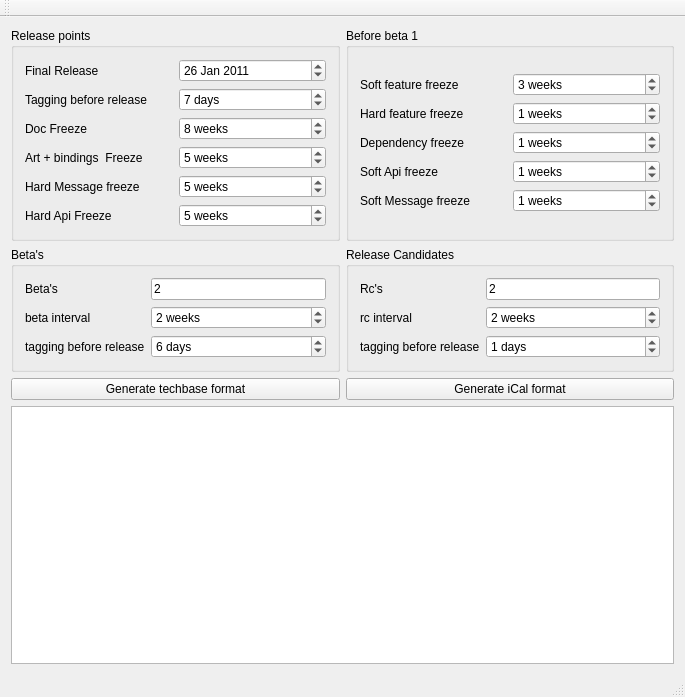
<?xml version="1.0" encoding="UTF-8"?>
<ui version="4.0">
 <class>MainClass</class>
 <widget class="QMainWindow" name="MainClass">
  <property name="geometry">
   <rect>
    <x>0</x>
    <y>0</y>
    <width>685</width>
    <height>697</height>
   </rect>
  </property>
  <property name="windowTitle">
   <string>MainClass</string>
  </property>
  <widget class="QWidget" name="centralWidget">
   <layout class="QVBoxLayout" name="verticalLayout_2">
    <item>
     <layout class="QHBoxLayout" name="horizontalLayout_5">
      <item>
       <widget class="QGroupBox" name="groupBox_4">
        <property name="title">
         <string>Release points</string>
        </property>
        <layout class="QGridLayout" name="gridLayout_4">
         <item row="0" column="0">
          <widget class="QLabel" name="releasedateLabel">
           <property name="text">
            <string>Final Release</string>
           </property>
          </widget>
         </item>
         <item row="0" column="1">
          <widget class="QDateEdit" name="releaseDate">
           <property name="date">
            <date>
             <year>2011</year>
             <month>1</month>
             <day>26</day>
            </date>
           </property>
          </widget>
         </item>
         <item row="2" column="0">
          <widget class="QLabel" name="label_7">
           <property name="text">
            <string>Doc Freeze</string>
           </property>
          </widget>
         </item>
         <item row="2" column="1">
          <widget class="QSpinBox" name="docFreeze">
           <property name="suffix">
            <string> weeks</string>
           </property>
           <property name="value">
            <number>8</number>
           </property>
          </widget>
         </item>
         <item row="3" column="0">
          <widget class="QLabel" name="label_8">
           <property name="text">
            <string>Art + bindings  Freeze</string>
           </property>
          </widget>
         </item>
         <item row="3" column="1">
          <widget class="QSpinBox" name="artFreeze">
           <property name="suffix">
            <string> weeks</string>
           </property>
           <property name="value">
            <number>5</number>
           </property>
          </widget>
         </item>
         <item row="4" column="0">
          <widget class="QLabel" name="label_9">
           <property name="text">
            <string>Hard Message freeze</string>
           </property>
          </widget>
         </item>
         <item row="4" column="1">
          <widget class="QSpinBox" name="hardMessageFreeze">
           <property name="suffix">
            <string> weeks</string>
           </property>
           <property name="value">
            <number>5</number>
           </property>
          </widget>
         </item>
         <item row="5" column="0">
          <widget class="QLabel" name="label_10">
           <property name="text">
            <string>Hard Api Freeze</string>
           </property>
          </widget>
         </item>
         <item row="5" column="1">
          <widget class="QSpinBox" name="hardApiFreeze">
           <property name="suffix">
            <string> weeks</string>
           </property>
           <property name="singleStep">
            <number>0</number>
           </property>
           <property name="value">
            <number>5</number>
           </property>
          </widget>
         </item>
         <item row="1" column="0">
          <widget class="QLabel" name="label_11">
           <property name="text">
            <string>Tagging before release</string>
           </property>
          </widget>
         </item>
         <item row="1" column="1">
          <widget class="QSpinBox" name="tagBeforeRelease">
           <property name="suffix">
            <string> days</string>
           </property>
           <property name="value">
            <number>7</number>
           </property>
          </widget>
         </item>
        </layout>
       </widget>
      </item>
      <item>
       <widget class="QGroupBox" name="groupBox">
        <property name="title">
         <string>Before beta 1</string>
        </property>
        <layout class="QVBoxLayout" name="verticalLayout">
         <item>
          <layout class="QGridLayout" name="gridLayout">
           <item row="0" column="0">
            <widget class="QLabel" name="softFeatureFreezeLabel">
             <property name="text">
              <string>Soft feature freeze</string>
             </property>
            </widget>
           </item>
           <item row="0" column="1">
            <widget class="QSpinBox" name="softFeatureFreeze">
             <property name="suffix">
              <string> weeks</string>
             </property>
             <property name="value">
              <number>3</number>
             </property>
            </widget>
           </item>
           <item row="1" column="0">
            <widget class="QLabel" name="label">
             <property name="text">
              <string>Hard feature freeze </string>
             </property>
            </widget>
           </item>
           <item row="1" column="1">
            <widget class="QSpinBox" name="hardFeatureFreeze">
             <property name="suffix">
              <string> weeks</string>
             </property>
             <property name="value">
              <number>1</number>
             </property>
            </widget>
           </item>
           <item row="2" column="0">
            <widget class="QLabel" name="label_2">
             <property name="text">
              <string>Dependency freeze</string>
             </property>
            </widget>
           </item>
           <item row="2" column="1">
            <widget class="QSpinBox" name="dependencyFreeze">
             <property name="suffix">
              <string> weeks</string>
             </property>
             <property name="value">
              <number>1</number>
             </property>
            </widget>
           </item>
           <item row="3" column="0">
            <widget class="QLabel" name="label_3">
             <property name="text">
              <string>Soft Api freeze</string>
             </property>
            </widget>
           </item>
           <item row="3" column="1">
            <widget class="QSpinBox" name="sofApiFreeze">
             <property name="suffix">
              <string> weeks</string>
             </property>
             <property name="value">
              <number>1</number>
             </property>
            </widget>
           </item>
           <item row="4" column="0">
            <widget class="QLabel" name="label_4">
             <property name="text">
              <string>Soft Message freeze</string>
             </property>
            </widget>
           </item>
           <item row="4" column="1">
            <widget class="QSpinBox" name="softMessageFreeze">
             <property name="suffix">
              <string> weeks</string>
             </property>
             <property name="value">
              <number>1</number>
             </property>
            </widget>
           </item>
          </layout>
         </item>
        </layout>
       </widget>
      </item>
     </layout>
    </item>
    <item>
     <layout class="QHBoxLayout" name="horizontalLayout_4">
      <item>
       <widget class="QGroupBox" name="groupBox_2">
        <property name="title">
         <string>Beta's</string>
        </property>
        <layout class="QGridLayout" name="gridLayout_2">
         <item row="0" column="0">
          <widget class="QLabel" name="betaLabel">
           <property name="text">
            <string>Beta's</string>
           </property>
          </widget>
         </item>
         <item row="0" column="1">
          <widget class="QLineEdit" name="betaAmount">
           <property name="text">
            <string>2</string>
           </property>
          </widget>
         </item>
         <item row="1" column="0">
          <widget class="QLabel" name="betaIntervalLabel">
           <property name="text">
            <string>beta interval</string>
           </property>
          </widget>
         </item>
         <item row="1" column="1">
          <widget class="QSpinBox" name="betaInterval">
           <property name="suffix">
            <string> weeks</string>
           </property>
           <property name="value">
            <number>2</number>
           </property>
          </widget>
         </item>
         <item row="2" column="0">
          <widget class="QLabel" name="label_5">
           <property name="text">
            <string>tagging before release</string>
           </property>
          </widget>
         </item>
         <item row="2" column="1">
          <widget class="QSpinBox" name="betaTagBeforeRelease">
           <property name="suffix">
            <string> days</string>
           </property>
           <property name="value">
            <number>6</number>
           </property>
          </widget>
         </item>
        </layout>
       </widget>
      </item>
      <item>
       <widget class="QGroupBox" name="groupBox_3">
        <property name="title">
         <string>Release Candidates</string>
        </property>
        <layout class="QHBoxLayout" name="horizontalLayout_3">
         <item>
          <layout class="QGridLayout" name="gridLayout_3">
           <item row="0" column="0">
            <widget class="QLabel" name="rcLabel">
             <property name="text">
              <string>Rc's</string>
             </property>
            </widget>
           </item>
           <item row="0" column="1">
            <widget class="QLineEdit" name="rcAmount">
             <property name="text">
              <string>2</string>
             </property>
            </widget>
           </item>
           <item row="1" column="0">
            <widget class="QLabel" name="rcIntervalLalbel">
             <property name="text">
              <string>rc interval</string>
             </property>
            </widget>
           </item>
           <item row="1" column="1">
            <widget class="QSpinBox" name="rcInterval">
             <property name="suffix">
              <string> weeks</string>
             </property>
             <property name="value">
              <number>2</number>
             </property>
            </widget>
           </item>
           <item row="2" column="0">
            <widget class="QLabel" name="label_6">
             <property name="text">
              <string>tagging before release</string>
             </property>
            </widget>
           </item>
           <item row="2" column="1">
            <widget class="QSpinBox" name="rcTagBeforeRelease">
             <property name="suffix">
              <string> days</string>
             </property>
             <property name="value">
              <number>1</number>
             </property>
            </widget>
           </item>
          </layout>
         </item>
        </layout>
       </widget>
      </item>
     </layout>
    </item>
    <item>
     <layout class="QHBoxLayout" name="horizontalLayout">
      <item>
       <widget class="QPushButton" name="generateButton">
        <property name="text">
         <string>Generate techbase format</string>
        </property>
       </widget>
      </item>
      <item>
       <widget class="QPushButton" name="icalButton">
        <property name="text">
         <string>Generate iCal format</string>
        </property>
       </widget>
      </item>
     </layout>
    </item>
    <item>
     <widget class="QTextEdit" name="schedule"/>
    </item>
   </layout>
  </widget>
  <widget class="QToolBar" name="mainToolBar">
   <attribute name="toolBarArea">
    <enum>TopToolBarArea</enum>
   </attribute>
   <attribute name="toolBarBreak">
    <bool>false</bool>
   </attribute>
  </widget>
  <widget class="QStatusBar" name="statusBar"/>
 </widget>
 <layoutdefault spacing="6" margin="11"/>
 <resources/>
 <connections/>
</ui>
